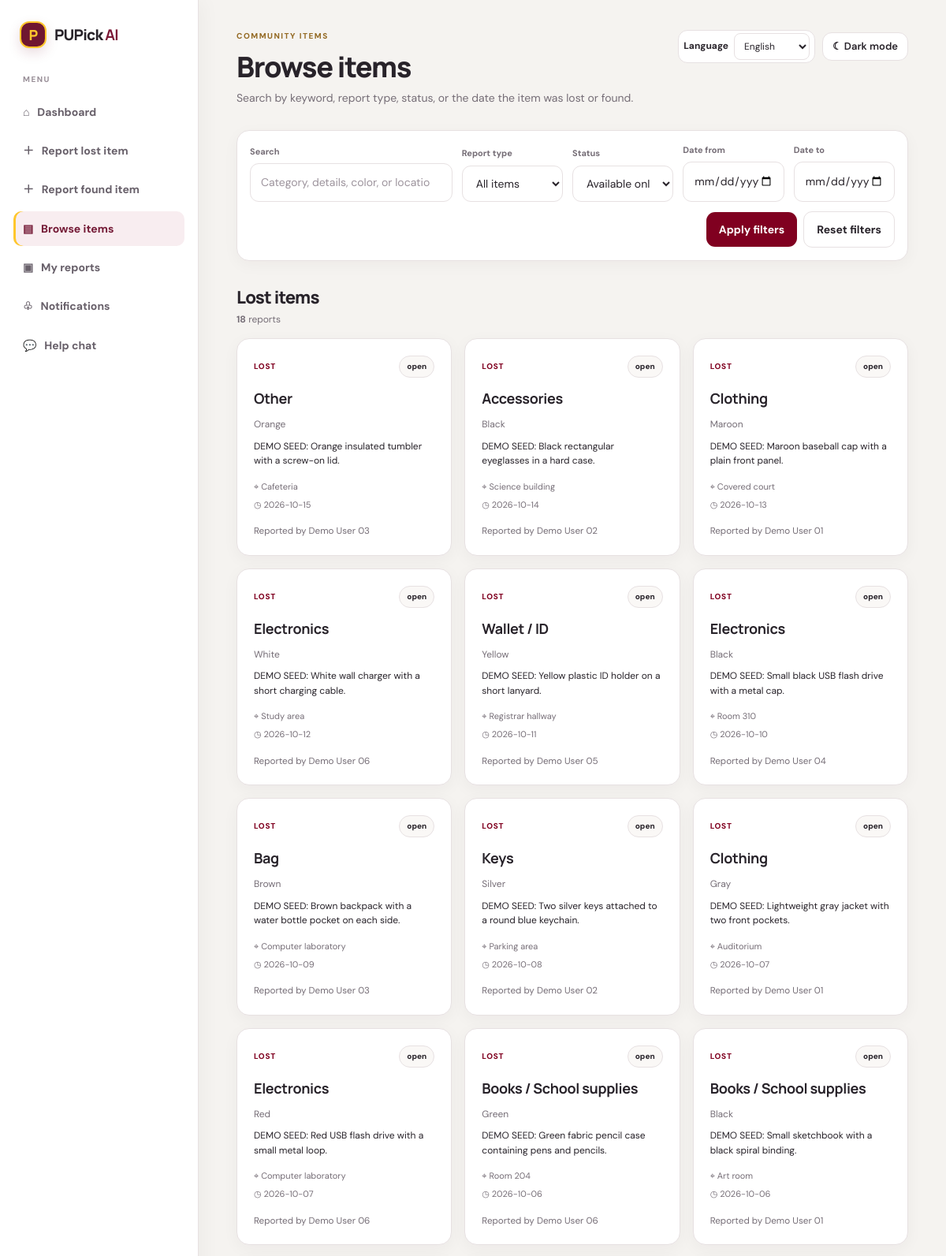
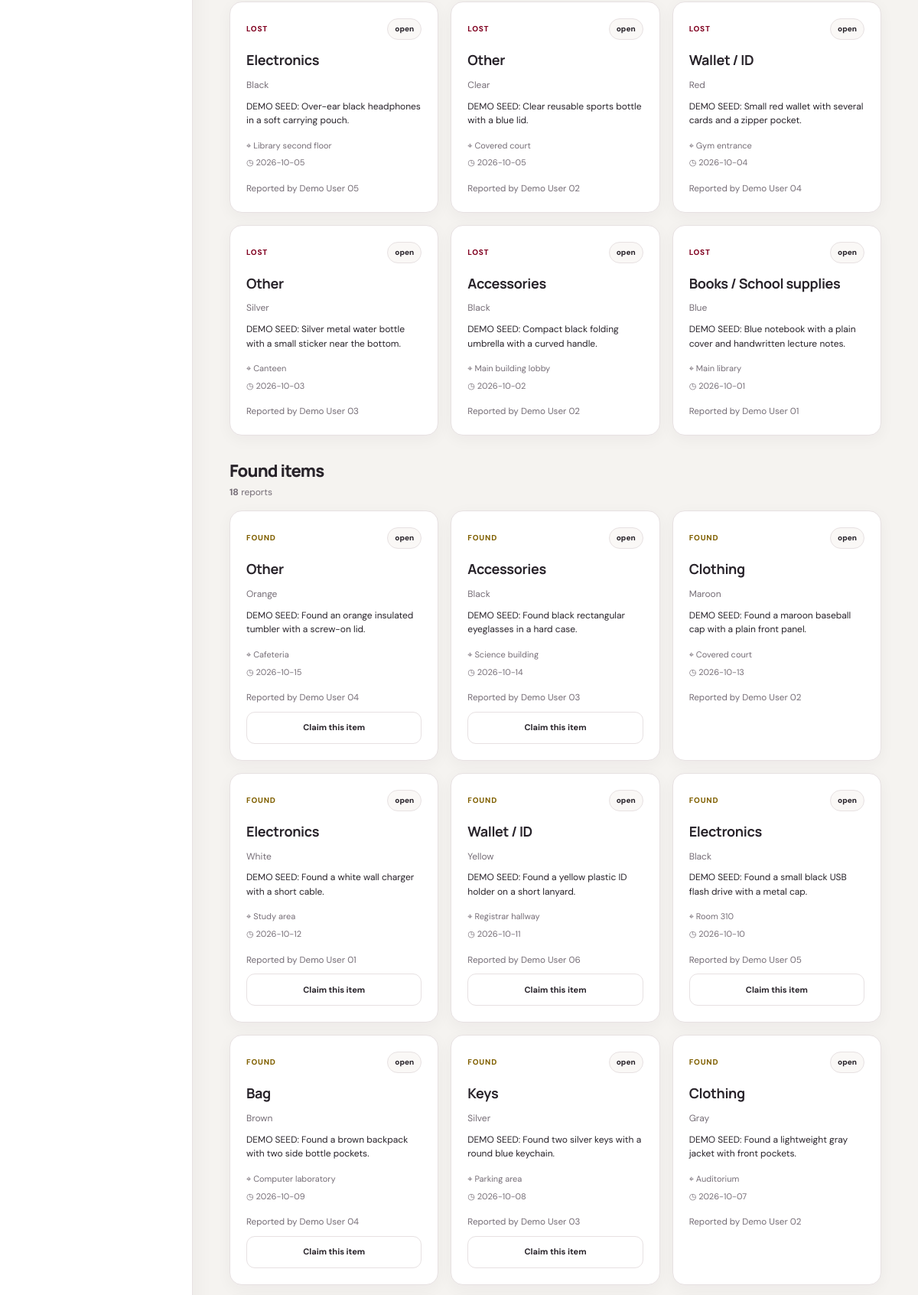
Screenshot of /items.php (signed in, upper part) with the database file from the repository (2 pictures, top to bottom).
### tables this page shows
CREATE TABLE IF NOT EXISTS `lost_items` (
    `lost_item_id` INT UNSIGNED NOT NULL AUTO_INCREMENT,
    `user_id` INT UNSIGNED NOT NULL,
    `item_name` VARCHAR(100) NOT NULL,
    `category` VARCHAR(80) NOT NULL,
    `description` TEXT NOT NULL,
    `color` VARCHAR(50) NOT NULL DEFAULT '',
    `lost_location` VARCHAR(150) NOT NULL,
    `date_lost` DATE DEFAULT NULL,
    `image_path` VARCHAR(255) DEFAULT NULL,
    `status` ENUM('open', 'matched', 'returned') NOT NULL DEFAULT 'open',
    `created_at` TIMESTAMP NOT NULL DEFAULT CURRENT_TIMESTAMP,
    PRIMARY KEY (`lost_item_id`),
    KEY `idx_lost_items_user` (`user_id`),
    KEY `idx_lost_items_status_created` (`status`, `created_at`),
    CONSTRAINT `fk_lost_items_user`
        FOREIGN KEY (`user_id`) REFERENCES `users` (`user_id`)
        ON UPDATE CASCADE ON DELETE CASCADE
);

CREATE TABLE IF NOT EXISTS `users` (
    `user_id` INT UNSIGNED NOT NULL AUTO_INCREMENT,
    `full_name` VARCHAR(100) NOT NULL,
    `student_number` VARCHAR(30) DEFAULT NULL,
    `email` VARCHAR(150) NOT NULL,
    `password_hash` VARCHAR(255) NOT NULL,
    `role` ENUM('student', 'admin') NOT NULL DEFAULT 'student',
    `created_at` TIMESTAMP NOT NULL DEFAULT CURRENT_TIMESTAMP,
    PRIMARY KEY (`user_id`),
    UNIQUE KEY `uq_users_student_number` (`student_number`),
    UNIQUE KEY `uq_users_email` (`email`)
);

CREATE TABLE IF NOT EXISTS `found_items` (
    `found_item_id` INT UNSIGNED NOT NULL AUTO_INCREMENT,
    `user_id` INT UNSIGNED NOT NULL,
    `item_name` VARCHAR(100) NOT NULL,
    `category` VARCHAR(80) NOT NULL,
    `description` TEXT NOT NULL,
    `color` VARCHAR(50) NOT NULL DEFAULT '',
    `found_location` VARCHAR(150) NOT NULL,
    `date_found` DATE DEFAULT NULL,
    `image_path` VARCHAR(255) DEFAULT NULL,
    `status` ENUM('open', 'matched', 'returned') NOT NULL DEFAULT 'open',
    `created_at` TIMESTAMP NOT NULL DEFAULT CURRENT_TIMESTAMP,
    PRIMARY KEY (`found_item_id`),
    KEY `idx_found_items_user` (`user_id`),
    KEY `idx_found_items_status_created` (`status`, `created_at`),
    CONSTRAINT `fk_found_items_user`
        FOREIGN KEY (`user_id`) REFERENCES `users` (`user_id`)
        ON UPDATE CASCADE ON DELETE CASCADE
);

### helpers.php (called while the page is built, shortened)
<?php
function e($value): string {
    return htmlspecialchars((string)$value, ENT_QUOTES, 'UTF-8');
}

### items.php (the view, shortened to what this page needs)
<?php
require_once 'db.php';
require_once 'helpers.php';
$kind = $_GET['kind'] ?? 'all';
$search = $_GET['q'] ?? '';
$search = is_string($search) ? trim($search) : '';
$status = $_GET['status'] ?? 'open';
$dateFrom = $_GET['date_from'] ?? '';
$dateFrom = is_string($dateFrom) ? $dateFrom : '';
$dateTo = $_GET['date_to'] ?? '';
$dateTo = is_string($dateTo) ? $dateTo : '';
$lostItems = [];
$foundItems = [];
if ($kind !== 'found') {
    $sql = "SELECT li.lost_item_id AS item_id, li.category, li.description, li.color, li.image_path,
                   li.lost_location AS location, li.date_lost AS item_date, li.status, li.created_at,
                   li.user_id AS reporter_id, u.full_name, 'Lost' AS kind
            FROM lost_items li
            LEFT JOIN users u ON li.user_id = u.user_id";
    $conditions = [];
    $params = [];
    if ($status !== 'all') {
        $conditions[] = 'li.status = ?';
        $params[] = $status;
    }
    if ($conditions) {
        $sql .= ' WHERE ' . implode(' AND ', $conditions);
    }
    $sql .= ' ORDER BY li.date_lost DESC, li.created_at DESC LIMIT 100';
    $stmt = $conn->prepare($sql);
    $stmt->execute($params);
    $lostItems = $stmt->fetchAll();
}
if ($kind !== 'lost') {
    $sql = "SELECT fi.found_item_id AS item_id, fi.category, fi.description, fi.color, fi.image_path,
                   fi.found_location AS location, fi.date_found AS item_date, fi.status, fi.created_at,
                   fi.user_id AS reporter_id, u.full_name, 'Found' AS kind
            FROM found_items fi
            LEFT JOIN users u ON fi.user_id = u.user_id";
    $conditions = [];
    $params = [];
    if ($status !== 'all') {
        $conditions[] = 'fi.status = ?';
        $params[] = $status;
    }
    if ($conditions) {
        $sql .= ' WHERE ' . implode(' AND ', $conditions);
    }
    $sql .= ' ORDER BY fi.date_found DESC, fi.created_at DESC LIMIT 100';
    $stmt = $conn->prepare($sql);
    $stmt->execute($params);
    $foundItems = $stmt->fetchAll();
}
$sections = [];
if ($kind !== 'found') {
    $sections['Lost items'] = $lostItems;
}
if ($kind !== 'lost') {
    $sections['Found items'] = $foundItems;
}
?>
<!DOCTYPE html>
<html lang="en">
<head>
    <link rel="stylesheet" href="style.css">
</head>
<body>
<div class="app-shell">
    <aside class="sidebar">
        <a class="brand sidebar-brand" href="dashboard.php">
            <span class="brand-mark">P</span>
            <span>PUPick <b>AI</b></span>
        </a>
        <p class="side-label">MENU</p>
        <a class="nav-link" href="dashboard.php">⌂ &nbsp; Dashboard</a>
        <a class="nav-link" href="report_lost.php">＋ &nbsp; Report lost item</a>
        <a class="nav-link" href="report_found.php">＋ &nbsp; Report found item</a>
        <a class="nav-link active" href="items.php">▤ &nbsp; Browse items</a>
        <a class="nav-link" href="my_reports.php">▣ &nbsp; My reports</a>
        <a class="nav-link" href="notifications.php">♧ &nbsp; Notifications</a>
        <a class="nav-link" href="chatbot.php">💬 &nbsp; Help chat</a>
    </aside>
    <main class="main-content">
        <header class="topbar">
            <div>
                <p class="eyebrow">COMMUNITY ITEMS</p>
                <h1>Browse items</h1>
                <p class="browse-intro">Search by keyword, report type, status, or the date the item was lost or found.</p>
            </div>
        </header>
        <form class="search-bar browse-filters" method="get">
            <div class="filter-field filter-keyword">
                <label for="item-search">Search</label>
                <input
                    id="item-search"
                    type="search"
                    name="q"
                    value="<?= e($search) ?>"
                    placeholder="Category, details, color, or location"
                >
            </div>
            <div class="filter-field">
                <label for="item-kind">Report type</label>
                <select id="item-kind" name="kind">
                    <option value="all" <?= $kind === 'all' ? 'selected' : '' ?>>All items</option>
                </select>
            </div>
            <div class="filter-field">
                <label for="item-status">Status</label>
                <select id="item-status" name="status">
                    <option value="open" <?= $status === 'open' ? 'selected' : '' ?>>Available only</option>
                </select>
            </div>
            <div class="filter-field">
                <label for="date-from">Date from</label>
                <input id="date-from" type="date" name="date_from" value="<?= e($dateFrom) ?>">
            </div>
            <div class="filter-field">
                <label for="date-to">Date to</label>
                <input id="date-to" type="date" name="date_to" value="<?= e($dateTo) ?>">
            </div>
            <div class="filter-actions">
                <button class="btn primary" type="submit">Apply filters</button>
                <a class="btn secondary" href="items.php">Reset filters</a>
            </div>
        </form>
        <?php foreach ($sections as $sectionTitle => $sectionItems): ?>
            <section class="item-section" aria-labelledby="<?= $sectionTitle === 'Lost items' ? 'lost-items-heading' : 'found-items-heading' ?>">
                <div class="section-heading browse-section-heading">
                    <div>
                        <h2 id="<?= $sectionTitle === 'Lost items' ? 'lost-items-heading' : 'found-items-heading' ?>"><?= e($sectionTitle) ?></h2>
                        <p><strong><?= count($sectionItems) ?></strong> <span>reports</span></p>
                    </div>
                </div>
                <div class="item-grid">
                    <?php foreach ($sectionItems as $item): ?>
                        <article class="item-card">
                            <div class="item-card-top">
                                <span class="kind-tag <?= $item['kind'] === 'Lost' ? 'lost-tag' : 'found-tag' ?>"><?= e($item['kind']) ?></span>
                                <span class="pill"><?= e(trim($item['status'])) ?></span>
                            </div>
                            <h3><?= e($item['category']) ?></h3>
                            <?php if (!empty($item['color'])): ?>
                                <p class="item-category"><?= e($item['color']) ?></p>
                            <?php endif; ?>
                            <p><?= e($item['description']) ?></p>
                            <div class="item-meta">
                                <span>⌖ <?= e($item['location']) ?></span>
                                <span>◷ <?= e($item['item_date']) ?></span>
                            </div>
                            <small class="muted">Reported by <?= e($item['full_name'] ?? 'User') ?></small>
                            <?php if (
                                $item['kind'] === 'Found'
                                && $item['status'] === 'open'
                                && (int)$item['reporter_id'] !== (int)$_SESSION['user_id']
                            ): ?>
                                <a class="btn secondary full small-btn" href="claim.php?found_item_id=<?= (int)$item['item_id'] ?>">Claim this item</a>
                            <?php endif; ?>
                        </article>
                    <?php endforeach; ?>
                </div>
            </section>
        <?php endforeach; ?>
    </main>
</div>
</body>
</html>

### style.css (style rules this page uses)
:root { --red: #6B0018; --red2: #800020; --gold: #FFC72C; --ink: #20202a; --muted: #747482; --line: #ececf1; --bg: #f7f7fb; --white: #fff; --green: #15803d; --blue: #2563eb }
* { box-sizing: border-box }
body { margin: 0; background: var(--bg); color: var(--ink); font-family: 'DM Sans',Arial,sans-serif; font-size: 14px }
a { color: var(--red2); text-decoration: none }
h1,h2,h3,p { margin-top: 0 }
h1,h2 { font-family: Manrope,'DM Sans',sans-serif; letter-spacing: -.03em }
h1 { font-size: 30px; margin-bottom: 6px }
h2 { font-size: 19px; margin-bottom: 8px }
.muted { color: var(--muted) }
.eyebrow { font-size: 10px; font-weight: 700; letter-spacing: .16em; color: #806000; margin-bottom: 8px }
.brand { display: flex; align-items: center; gap: 10px; font-family: Manrope,sans-serif; font-size: 19px; font-weight: 800; color: var(--ink); letter-spacing: -.04em }
.brand b { color: var(--red2) }
.brand-mark { display: grid; place-items: center; width: 34px; height: 34px; border-radius: 11px; background: var(--red2); color: white; font-size: 18px; box-shadow: 0 5px 14px #80002033 }
label { display: block; font-size: 12px; font-weight: 700; margin: 15px 0 7px; color: #41414d }
input,select,textarea { width: 100%; font: inherit; color: var(--ink); background: #fff; border: 1px solid #dedee7; border-radius: 9px; padding: 12px 13px; outline: none; transition: border .15s,box-shadow .15s }
.btn { display: inline-flex; align-items: center; justify-content: center; gap: 8px; border: 0; border-radius: 9px; padding: 11px 16px; font: inherit; font-weight: 700; cursor: pointer; text-decoration: none!important; white-space: nowrap }
.primary { background: var(--red2); color: #fff }
.secondary { background: #fff; border: 1px solid #e2e2e9; color: #41414d }
.full { width: 100%; margin-top: 20px }
.app-shell { min-height: 100vh }
.sidebar { position: fixed; inset: 0 auto 0 0; width: 245px; background: #fff; border-right: 1px solid var(--line); padding: 26px 17px; display: flex; flex-direction: column; z-index: 5 }
.sidebar-brand { padding: 0 8px 30px }
.side-label { font-size: 10px; letter-spacing: .14em; font-weight: 700; color: #a0a0ac; padding: 0 12px; margin: 0 0 10px }
.nav-link { display: flex; align-items: center; gap: 5px; padding: 12px; border-radius: 9px; color: #626270; font-weight: 600; margin-bottom: 4px }
.nav-link:hover,.nav-link.active { background: #FFF4CC; color: var(--red2); text-decoration: none }
.main-content { margin-left: 245px; padding: 32px clamp(20px,4vw,54px); max-width: 1600px }
.topbar { display: flex; align-items: center; justify-content: space-between; gap: 20px; margin-bottom: 27px }
.topbar h1 { margin-bottom: 0 }
.section-heading { display: flex; align-items: center; justify-content: space-between; gap: 15px; margin: 29px 0 13px }
.section-heading h2 { margin-bottom: 5px }
.section-heading p { font-size: 12px; margin-bottom: 0 }
.pill { display: inline-block; background: #f2f2f6; color: #626270; border-radius: 99px; padding: 5px 9px; font-size: 10px; font-weight: 700 }
.search-bar { display: flex; gap: 10px; margin-bottom: 22px }
.search-bar input { flex: 1 }
.search-bar select { max-width: 160px }
.item-grid { display: grid; grid-template-columns: repeat(3,minmax(0,1fr)); gap: 16px }
.item-card { background: #fff; border: 1px solid var(--line); border-radius: 14px; padding: 19px; display: flex; flex-direction: column; gap: 9px; min-width: 0 }
.item-card p { font-size: 12px; line-height: 1.55; margin-bottom: 0; overflow-wrap: anywhere }
.item-card-top { display: flex; align-items: center; justify-content: space-between }
.kind-tag { font-size: 10px; font-weight: 800; text-transform: uppercase; letter-spacing: .08em }
.lost-tag { color: #800020 }
.found-tag { color: #15803d }
.item-category { color: var(--muted) }
.item-meta { display: flex; flex-direction: column; gap: 5px; font-size: 11px; color: #666675; margin: 6px 0 }
.item-card .small-btn { margin-top: auto }
.small-btn { font-size: 11px; padding: 9px 11px }
.btn.primary { background: #800020; color: #fff; }
.brand-mark { background: #800020; border: 2px solid #FFC72C; color: #FFC72C; }
.nav-link.active { background: #FFF1B8; color: #6B0018; box-shadow: inset 3px 0 0 #FFC72C; }
.eyebrow { color: #806000; }
.kind-tag.lost-tag { color: #800020; }
.found-tag { color: #806000; }
.pill { background: #FFF7D6; color: #6B0018; }
.search-bar select { min-width: 145px; }

### rows the page displays
lost_items: kind "LOST", status "open", category "Other", color "Orange", description "DEMO SEED: Orange insulated tumbler with a screw-on lid.", lost_location "Cafeteria", date_lost "2026-10-15", user.full_name "Demo User 03"
lost_items: kind "LOST", status "open", category "Accessories", color "Black", description "DEMO SEED: Black rectangular eyeglasses in a hard case.", lost_location "Science building", date_lost "2026-10-14", user.full_name "Demo User 02"
lost_items: kind "LOST", status "open", category "Clothing", color "Maroon", description "DEMO SEED: Maroon baseball cap with a plain front panel.", lost_location "Covered court", date_lost "2026-10-13", user.full_name "Demo User 01"
lost_items: kind "LOST", status "open", category "Electronics", color "White", description "DEMO SEED: White wall charger with a short charging cable.", lost_location "Study area", date_lost "2026-10-12", user.full_name "Demo User 06"
lost_items: kind "LOST", status "open", category "Wallet / ID", color "Yellow", description "DEMO SEED: Yellow plastic ID holder on a short lanyard.", lost_location "Registrar hallway", date_lost "2026-10-11", user.full_name "Demo User 05"
lost_items: kind "LOST", status "open", category "Electronics", color "Black", description "DEMO SEED: Small black USB flash drive with a metal cap.", lost_location "Room 310", date_lost "2026-10-10", user.full_name "Demo User 04"
lost_items: kind "LOST", status "open", category "Bag", color "Brown", description "DEMO SEED: Brown backpack with a water bottle pocket on each side.", lost_location "Computer laboratory", date_lost "2026-10-09", user.full_name "Demo User 03"
lost_items: kind "LOST", status "open", category "Keys", color "Silver", description "DEMO SEED: Two silver keys attached to a round blue keychain.", lost_location "Parking area", date_lost "2026-10-08", user.full_name "Demo User 02"
lost_items: kind "LOST", status "open", category "Clothing", color "Gray", description "DEMO SEED: Lightweight gray jacket with two front pockets.", lost_location "Auditorium", date_lost "2026-10-07", user.full_name "Demo User 01"
lost_items: kind "LOST", status "open", category "Electronics", color "Red", description "DEMO SEED: Red USB flash drive with a small metal loop.", lost_location "Computer laboratory", date_lost "2026-10-07", user.full_name "Demo User 06"
lost_items: kind "LOST", status "open", category "Books / School supplies", color "Green", description "DEMO SEED: Green fabric pencil case containing pens and pencils.", lost_location "Room 204", date_lost "2026-10-06", user.full_name "Demo User 06"
lost_items: kind "LOST", status "open", category "Books / School supplies", color "Black", description "DEMO SEED: Small sketchbook with a black spiral binding.", lost_location "Art room", date_lost "2026-10-06", user.full_name "Demo User 01"
lost_items: kind "LOST", status "open", category "Electronics", color "Black", description "DEMO SEED: Over-ear black headphones in a soft carrying pouch.", lost_location "Library second floor", date_lost "2026-10-05", user.full_name "Demo User 05"
lost_items: kind "LOST", status "open", category "Other", color "Clear", description "DEMO SEED: Clear reusable sports bottle with a blue lid.", lost_location "Covered court", date_lost "2026-10-05", user.full_name "Demo User 02"
lost_items: kind "LOST", status "open", category "Wallet / ID", color "Red", description "DEMO SEED: Small red wallet with several cards and a zipper pocket.", lost_location "Gym entrance", date_lost "2026-10-04", user.full_name "Demo User 04"
lost_items: kind "LOST", status "open", category "Other", color "Silver", description "DEMO SEED: Silver metal water bottle with a small sticker near the bottom.", lost_location "Canteen", date_lost "2026-10-03", user.full_name "Demo User 03"
lost_items: kind "LOST", status "open", category "Accessories", color "Black", description "DEMO SEED: Compact black folding umbrella with a curved handle.", lost_location "Main building lobby", date_lost "2026-10-02", user.full_name "Demo User 02"
lost_items: kind "LOST", status "open", category "Books / School supplies", color "Blue", description "DEMO SEED: Blue notebook with a plain cover and handwritten lecture notes.", lost_location "Main library", date_lost "2026-10-01", user.full_name "Demo User 01"
found_items: kind "FOUND", status "open", category "Other", color "Orange", description "DEMO SEED: Found an orange insulated tumbler with a screw-on lid.", found_location "Cafeteria", date_found "2026-10-15", user.full_name "Demo User 04"
found_items: kind "FOUND", status "open", category "Accessories", color "Black", description "DEMO SEED: Found black rectangular eyeglasses in a hard case.", found_location "Science building", date_found "2026-10-14", user.full_name "Demo User 03"
found_items: kind "FOUND", status "open", category "Clothing", color "Maroon", description "DEMO SEED: Found a maroon baseball cap with a plain front panel.", found_location "Covered court", date_found "2026-10-13", user.full_name "Demo User 02"
found_items: kind "FOUND", status "open", category "Electronics", color "White", description "DEMO SEED: Found a white wall charger with a short cable.", found_location "Study area", date_found "2026-10-12", user.full_name "Demo User 01"
found_items: kind "FOUND", status "open", category "Wallet / ID", color "Yellow", description "DEMO SEED: Found a yellow plastic ID holder on a short lanyard.", found_location "Registrar hallway", date_found "2026-10-11", user.full_name "Demo User 06"
found_items: kind "FOUND", status "open", category "Electronics", color "Black", description "DEMO SEED: Found a small black USB flash drive with a metal cap.", found_location "Room 310", date_found "2026-10-10", user.full_name "Demo User 05"
found_items: kind "FOUND", status "open", category "Bag", color "Brown", description "DEMO SEED: Found a brown backpack with two side bottle pockets.", found_location "Computer laboratory", date_found "2026-10-09", user.full_name "Demo User 04"
found_items: kind "FOUND", status "open", category "Keys", color "Silver", description "DEMO SEED: Found two silver keys with a round blue keychain.", found_location "Parking area", date_found "2026-10-08", user.full_name "Demo User 03"
found_items: kind "FOUND", status "open", category "Clothing", color "Gray", description "DEMO SEED: Found a lightweight gray jacket with front pockets.", found_location "Auditorium", date_found "2026-10-07", user.full_name "Demo User 02"

### other values shown
$sectionTitle "Lost items"
count($sectionItems) "18"
$sectionTitle "Found items"
